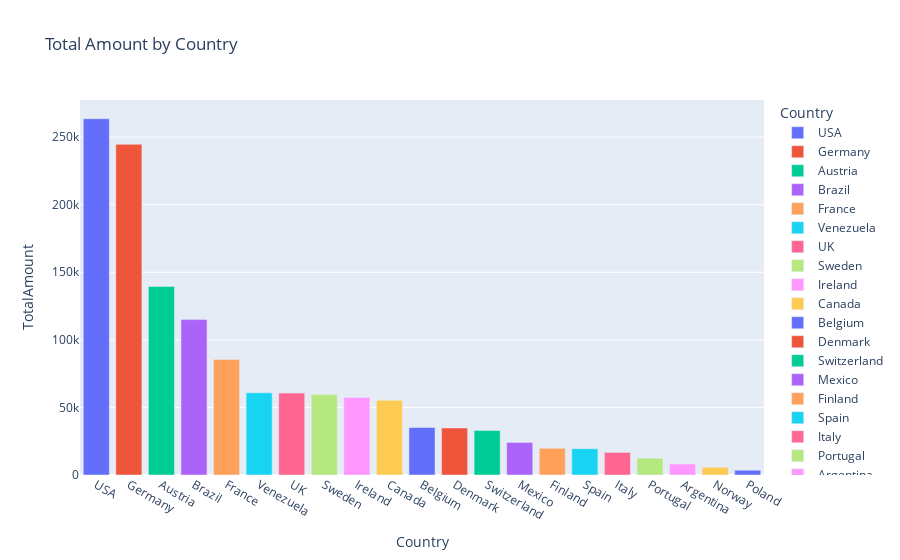

Notebook source saved alongside this figure:
### Code cell
px.bar(data_frame=CountrySales,x='Country',y='TotalAmount',title='Total Amount by Country',color='Country')

### Figure 1 — Plotly figure (JSON) as saved in the notebook; plotly's stock layout.template omitted (floating-point values rounded to 4 significant figures)
{"data": [{"hovertemplate": "Country=%{x}<br>TotalAmount=%{y}<extra></extra>", "legendgroup": "USA", "marker": {"color": "#636efa", "pattern": {"shape": ""}}, "name": "USA", "orientation": "v", "showlegend": true, "textposition": "auto", "type": "bar", "x": ["USA"], "xaxis": "x", "y": [263600.0], "yaxis": "y"}, {"hovertemplate": "Country=%{x}<br>TotalAmount=%{y}<extra></extra>", "legendgroup": "Germany", "marker": {"color": "#EF553B", "pattern": {"shape": ""}}, "name": "Germany", "orientation": "v", "showlegend": true, "textposition": "auto", "type": "bar", "x": ["Germany"], "xaxis": "x", "y": [244600.0], "yaxis": "y"}, {"hovertemplate": "Country=%{x}<br>TotalAmount=%{y}<extra></extra>", "legendgroup": "Austria", "marker": {"color": "#00cc96", "pattern": {"shape": ""}}, "name": "Austria", "orientation": "v", "showlegend": true, "textposition": "auto", "type": "bar", "x": ["Austria"], "xaxis": "x", "y": [139500.0], "yaxis": "y"}, {"hovertemplate": "Country=%{x}<br>TotalAmount=%{y}<extra></extra>", "legendgroup": "Brazil", "marker": {"color": "#ab63fa", "pattern": {"shape": ""}}, "name": "Brazil", "orientation": "v", "showlegend": true, "textposition": "auto", "type": "bar", "x": ["Brazil"], "xaxis": "x", "y": [115000.0], "yaxis": "y"}, {"hovertemplate": "Country=%{x}<br>TotalAmount=%{y}<extra></extra>", "legendgroup": "France", "marker": {"color": "#FFA15A", "pattern": {"shape": ""}}, "name": "France", "orientation": "v", "showlegend": true, "textposition": "auto", "type": "bar", "x": ["France"], "xaxis": "x", "y": [85500.0], "yaxis": "y"}, {"hovertemplate": "Country=%{x}<br>TotalAmount=%{y}<extra></extra>", "legendgroup": "Venezuela", "marker": {"color": "#19d3f3", "pattern": {"shape": ""}}, "name": "Venezuela", "orientation": "v", "showlegend": true, "textposition": "auto", "type": "bar", "x": ["Venezuela"], "xaxis": "x", "y": [60810.0], "yaxis": "y"}, {"hovertemplate": "Country=%{x}<br>TotalAmount=%{y}<extra></extra>", "legendgroup": "UK", "marker": {"color": "#FF6692", "pattern": {"shape": ""}}, "name": "UK", "orientation": "v", "showlegend": true, "textposition": "auto", "type": "bar", "x": ["UK"], "xaxis": "x", "y": [60620.0], "yaxis": "y"}, {"hovertemplate": "Country=%{x}<br>TotalAmount=%{y}<extra></extra>", "legendgroup": "Sweden", "marker": {"color": "#B6E880", "pattern": {"shape": ""}}, "name": "Sweden", "orientation": "v", "showlegend": true, "textposition": "auto", "type": "bar", "x": ["Sweden"], "xaxis": "x", "y": [59520.0], "yaxis": "y"}, {"hovertemplate": "Country=%{x}<br>TotalAmount=%{y}<extra></extra>", "legendgroup": "Ireland", "marker": {"color": "#FF97FF", "pattern": {"shape": ""}}, "name": "Ireland", "orientation": "v", "showlegend": true, "textposition": "auto", "type": "bar", "x": ["Ireland"], "xaxis": "x", "y": [57320.0], "yaxis": "y"}, {"hovertemplate": "Country=%{x}<br>TotalAmount=%{y}<extra></extra>", "legendgroup": "Canada", "marker": {"color": "#FECB52", "pattern": {"shape": ""}}, "name": "Canada", "orientation": "v", "showlegend": true, "textposition": "auto", "type": "bar", "x": ["Canada"], "xaxis": "x", "y": [55330.0], "yaxis": "y"}, {"hovertemplate": "Country=%{x}<br>TotalAmount=%{y}<extra></extra>", "legendgroup": "Belgium", "marker": {"color": "#636efa", "pattern": {"shape": ""}}, "name": "Belgium", "orientation": "v", "showlegend": true, "textposition": "auto", "type": "bar", "x": ["Belgium"], "xaxis": "x", "y": [35130.0], "yaxis": "y"}, {"hovertemplate": "Country=%{x}<br>TotalAmount=%{y}<extra></extra>", "legendgroup": "Denmark", "marker": {"color": "#EF553B", "pattern": {"shape": ""}}, "name": "Denmark", "orientation": "v", "showlegend": true, "textposition": "auto", "type": "bar", "x": ["Denmark"], "xaxis": "x", "y": [34780.0], "yaxis": "y"}, {"hovertemplate": "Country=%{x}<br>TotalAmount=%{y}<extra></extra>", "legendgroup": "Switzerland", "marker": {"color": "#00cc96", "pattern": {"shape": ""}}, "name": "Switzerland", "orientation": "v", "showlegend": true, "textposition": "auto", "type": "bar", "x": ["Switzerland"], "xaxis": "x", "y": [32920.0], "yaxis": "y"}, {"hovertemplate": "Country=%{x}<br>TotalAmount=%{y}<extra></extra>", "legendgroup": "Mexico", "marker": {"color": "#ab63fa", "pattern": {"shape": ""}}, "name": "Mexico", "orientation": "v", "showlegend": true, "textposition": "auto", "type": "bar", "x": ["Mexico"], "xaxis": "x", "y": [24070.0], "yaxis": "y"}, {"hovertemplate": "Country=%{x}<br>TotalAmount=%{y}<extra></extra>", "legendgroup": "Finland", "marker": {"color": "#FFA15A", "pattern": {"shape": ""}}, "name": "Finland", "orientation": "v", "showlegend": true, "textposition": "auto", "type": "bar", "x": ["Finland"], "xaxis": "x", "y": [19780.0], "yaxis": "y"}, {"hovertemplate": "Country=%{x}<br>TotalAmount=%{y}<extra></extra>", "legendgroup": "Spain", "marker": {"color": "#19d3f3", "pattern": {"shape": ""}}, "name": "Spain", "orientation": "v", "showlegend": true, "textposition": "auto", "type": "bar", "x": ["Spain"], "xaxis": "x", "y": [19430.0], "yaxis": "y"}, {"hovertemplate": "Country=%{x}<br>TotalAmount=%{y}<extra></extra>", "legendgroup": "Italy", "marker": {"color": "#FF6692", "pattern": {"shape": ""}}, "name": "Italy", "orientation": "v", "showlegend": true, "textposition": "auto", "type": "bar", "x": ["Italy"], "xaxis": "x", "y": [16710.0], "yaxis": "y"}, {"hovertemplate": "Country=%{x}<br>TotalAmount=%{y}<extra></extra>", "legendgroup": "Portugal", "marker": {"color": "#B6E880", "pattern": {"shape": ""}}, "name": "Portugal", "orientation": "v", "showlegend": true, "textposition": "auto", "type": "bar", "x": ["Portugal"], "xaxis": "x", "y": [12470.0], "yaxis": "y"}, {"hovertemplate": "Country=%{x}<br>TotalAmount=%{y}<extra></extra>", "legendgroup": "Argentina", "marker": {"color": "#FF97FF", "pattern": {"shape": ""}}, "name": "Argentina", "orientation": "v", "showlegend": true, "textposition": "auto", "type": "bar", "x": ["Argentina"], "xaxis": "x", "y": [8119.0], "yaxis": "y"}, {"hovertemplate": "Country=%{x}<br>TotalAmount=%{y}<extra></extra>", "legendgroup": "Norway", "marker": {"color": "#FECB52", "pattern": {"shape": ""}}, "name": "Norway", "orientation": "v", "showlegend": true, "textposition": "auto", "type": "bar", "x": ["Norway"], "xaxis": "x", "y": [5735.0], "yaxis": "y"}, {"hovertemplate": "Country=%{x}<br>TotalAmount=%{y}<extra></extra>", "legendgroup": "Poland", "marker": {"color": "#636efa", "pattern": {"shape": ""}}, "name": "Poland", "orientation": "v", "showlegend": true, "textposition": "auto", "type": "bar", "x": ["Poland"], "xaxis": "x", "y": [3532.0], "yaxis": "y"}], "layout": {"barmode": "relative", "legend": {"title": {"text": "Country"}, "tracegroupgap": 0}, "title": {"text": "Total Amount by Country"}, "xaxis": {"anchor": "y", "categoryarray": ["USA", "Germany", "Austria", "Brazil", "France", "Venezuela", "UK", "Sweden", "Ireland", "Canada", "Belgium", "Denmark", "Switzerland", "Mexico", "Finland", "Spain", "Italy", "Portugal", "Argentina", "Norway", "Poland"], "categoryorder": "array", "domain": [0, 1], "title": {"text": "Country"}}, "yaxis": {"anchor": "x", "domain": [0, 1], "title": {"text": "TotalAmount"}}}}
